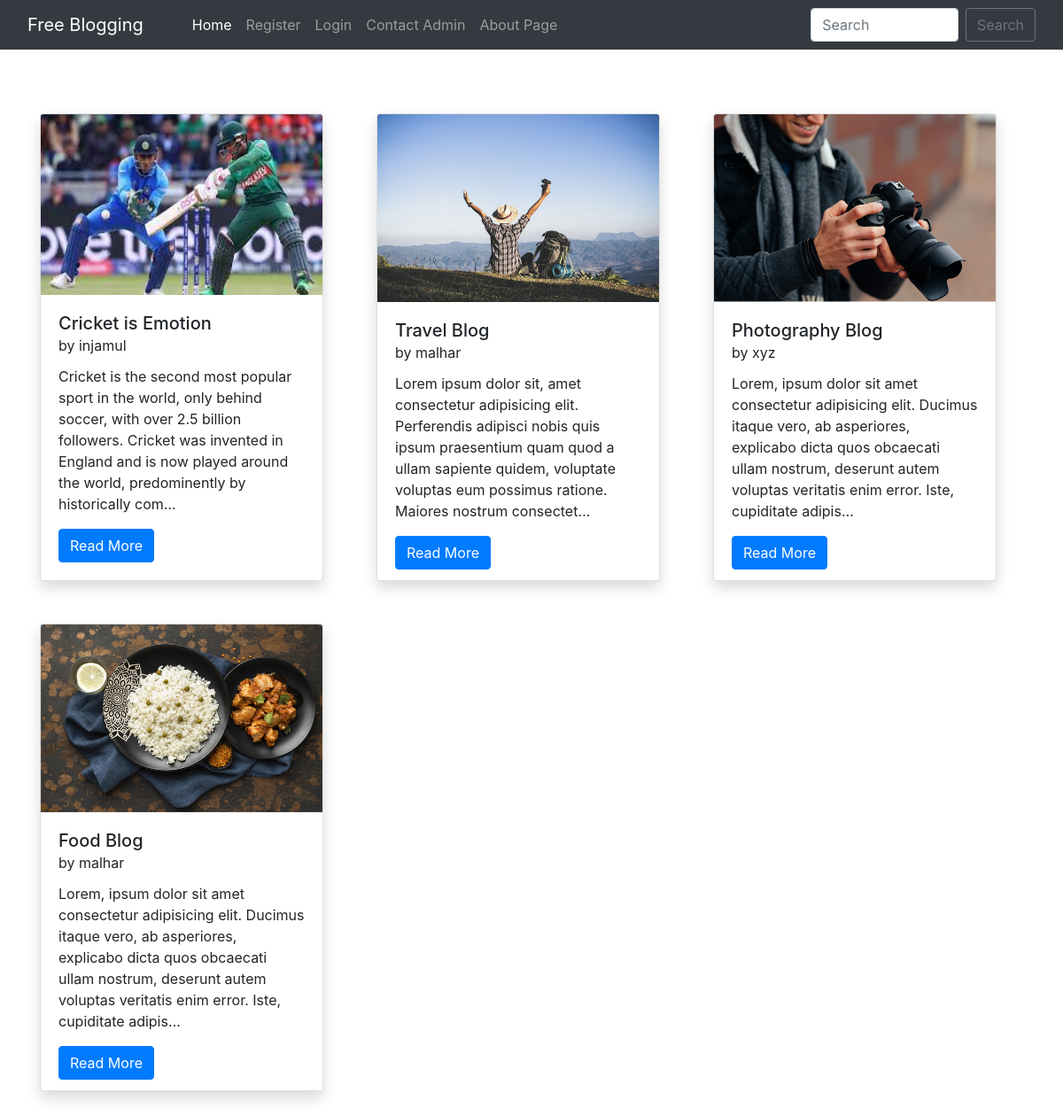
The page / on the database its author committed.
### home/models.py (models this page shows, shortened)
class BlogPost(models.Model):
    title=models.CharField(max_length=255)
    author= models.ForeignKey(User, on_delete=models.CASCADE)
    slug=models.CharField(max_length=130)
    content=models.TextField()
    image = models.ImageField(upload_to="profile_pics", blank=True, null=True)
    dateTime=models.DateTimeField(auto_now_add=True)

### home/views.py (the view)
# urls.py: path("", views.blogs, name="blogs"),
def blogs(request):
    posts = BlogPost.objects.all()
    posts = BlogPost.objects.filter().order_by('-dateTime')
    return render(request, "blog.html", {'posts':posts})

### home/templates/blog.html (shortened to what this page needs)
{% extends 'base.html' %}
{% block homeactive %} active {% endblock homeactive %}
{% block body %}
<div class="container mt-5 mb-3">
    <div class="row">
        {% for post in posts %}
        <div class="col-lg-4 my-4">
            <div class="card shadow" style="width: 20rem; height: 33rem;">
                <img src="/media/{{post.image}}" class="card-img-top" alt="..." height="250px">
                <div class="card-body">
                  <h5 class="card-title">{{post.title}} <br><small>by {{post.author}}</small></h5>
                  <p class="card-text">{{post.content| truncatechars:210}}</p>
                  <a href="blog/{{post.slug}}" class="btn btn-primary">Read More {% if user.is_superuser %}<a href="delete_blog_post/{{post.slug}}/" class="btn btn-danger mx-4">Delete Blog</a>{% endif %}</a>
                </div>
              </div>
        </div>
        {% endfor %}
    </div>
</div>
{% endblock %}

### home/templates/base.html (shortened to what this page needs)
<!doctype html>
<html lang="en">
  <head>
    <link href="//maxcdn.bootstrapcdn.com/bootstrap/4.1.1/css/bootstrap.min.css" rel="stylesheet" id="bootstrap-css">
    <link href="https://cdn.jsdelivr.net/npm/bootstrap@5.0.2/dist/css/bootstrap.min.css" rel="stylesheet">
    <link rel="stylesheet" href="https://maxcdn.bootstrapcdn.com/bootstrap/4.0.0/css/bootstrap.min.css">
  </head>
  <body>
    <nav class="navbar navbar-expand-lg navbar-dark bg-dark sticky-top">
        <div class="container-fluid">
          <a class="navbar-brand" href="#">Free Blogging</a>
          <div class="collapse navbar-collapse" id="navbarSupportedContent">
          <div class="container mx-3">
            <ul class="navbar-nav me-auto mb-2 mb-lg-0">
              <li class="nav-item">
                <a class="nav-link {% block homeactive %} {% endblock homeactive %}" aria-current="page" href="/">Home</a>
              </li>
              {% if user.is_authenticated %}
              <li class="nav-item">
                <a class="nav-link {% block add_blogs_active %} {% endblock add_blogs_active %}" href="/add_blogs/">Add Blogs</a>
              </li>
              <li class="nav-item">
                <a class="nav-link active" href="#">Hello {{request.user}}</a>
              </li>
              <li class="nav-item">
                <a class="nav-link {% block profileactive %} {% endblock profileactive %}" href="/profile/">Profile</a>
              </li>
              <li class="nav-item">
                <a class="nav-link" href="/logout/">Logout</a>
              </li>
              {% else %}
              <li class="nav-item">
                <a class="nav-link {% block registeractive %} {% endblock registeractive %}" href="/register/">Register</a>
              </li>
               <li class="nav-item">
                <a class="nav-link {% block loginactive %} {% endblock loginactive %}" href="/login/">Login</a>
              </li>
              <li class="nav-item">
                <a class="nav-link {% block contact %} {% endblock contact %}" aria-current="page" href="http://127.0.0.1:8000/contact/">Contact Admin</a>
              </li>
              <li class="nav-item">
                <a class="nav-link {% block about %} {% endblock about %}" aria-current="page" href="/about/">About Page</a>
              </li>
              {% endif %}
            </ul>
            </div>
            <form class="d-flex" method="POST" action="/search/"> {% csrf_token %}
              <input class="form-control me-2" type="search" placeholder="Search" name="searched" id="searched" aria-label="Search">
              <button href="/search/" class="btn btn-outline-secondary" type="submit">Search</button>
            </form>
          </div>
        </div>
      </nav>
      {% block body %}
      {% endblock %}
</body>
</html>

### rows shown on the page
BlogPost: image (picture), title "Cricket is Emotion", author "injamul", content "Cricket is the second most popular sport in the world, only behind soccer, with over 2.5 billion followers. Cricket was invented in England and is now played around the world, predominently by historically com…"
BlogPost: image (picture), title "Travel Blog", author "malhar", content "Lorem ipsum dolor sit, amet consectetur adipisicing elit. Perferendis adipisci nobis quis ipsum praesentium quam quod a ullam sapiente quidem, voluptate voluptas eum possimus ratione. Maiores nostrum consectet…"
BlogPost: image (picture), title "Photography Blog", author "xyz", content "Lorem, ipsum dolor sit amet consectetur adipisicing elit. Ducimus itaque vero, ab asperiores, explicabo dicta quos obcaecati ullam nostrum, deserunt autem voluptas veritatis enim error. Iste, cupiditate adipis…"
BlogPost: image (picture), title "Food Blog", author "malhar", content "Lorem, ipsum dolor sit amet consectetur adipisicing elit. Ducimus itaque vero, ab asperiores, explicabo dicta quos obcaecati ullam nostrum, deserunt autem voluptas veritatis enim error. Iste, cupiditate adipis…"
